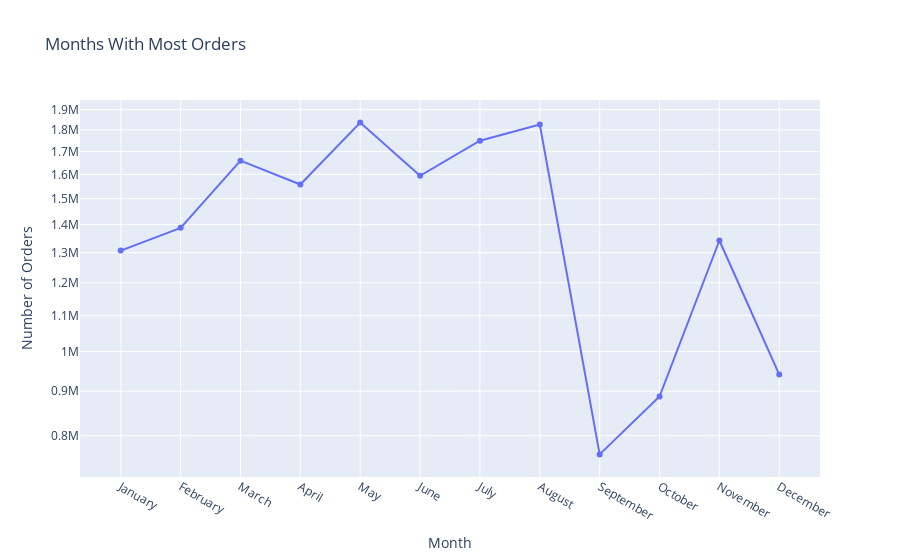

Source (notebook cell):
### Code cell
fig = go.Figure(data=go.Scatter(x=monthly_orders.index,
                                y=monthly_orders['month_of_purchase'],
                                mode='lines+markers')) # hover text goes here
fig.update_layout(title='Months With Most Orders',xaxis_title="Month",yaxis_title="Number of Orders")
fig.update_yaxes(type="log")
fig.show()

### Figure 1 — Plotly figure (JSON) as saved in the notebook; plotly's stock layout.template omitted (floating-point values rounded to 4 significant figures)
{"data": [{"mode": "lines+markers", "type": "scatter", "x": ["January", "February", "March", "April", "May", "June", "July", "August", "September", "October", "November", "December"], "y": [1307161, 1388359, 1659254, 1557839, 1835699, 1593945, 1749508, 1826032, 761060, 887481, 1342493, 940637]}], "layout": {"title": {"text": "Months With Most Orders"}, "xaxis": {"title": {"text": "Month"}}, "yaxis": {"title": {"text": "Number of Orders"}, "type": "log"}}}
